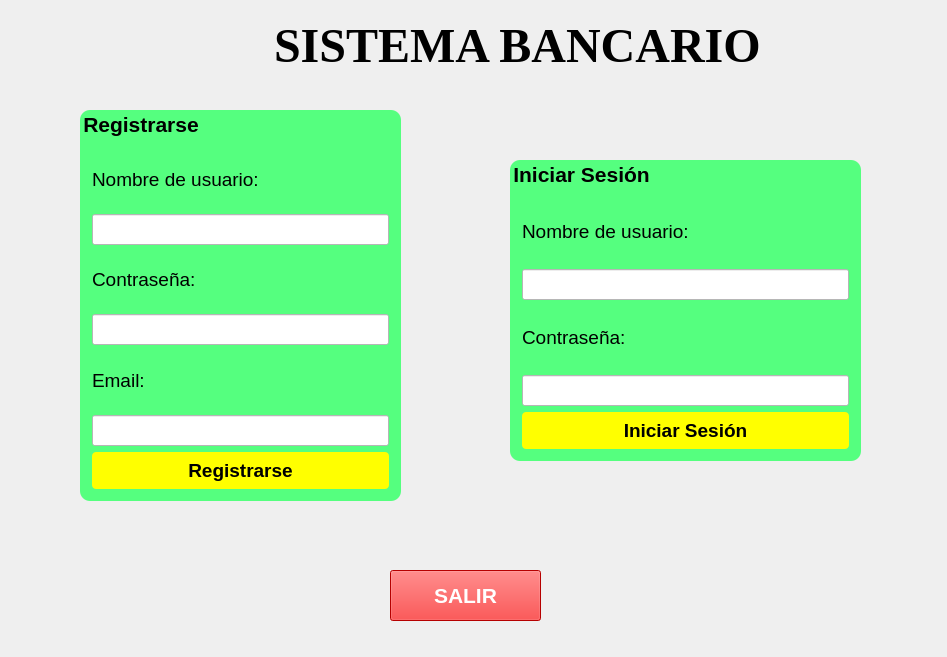
<?xml version="1.0" encoding="UTF-8"?>
<ui version="4.0">
 <class>MainWindow</class>
 <widget class="QMainWindow" name="MainWindow">
  <property name="geometry">
   <rect>
    <x>0</x>
    <y>0</y>
    <width>947</width>
    <height>657</height>
   </rect>
  </property>
  <property name="windowTitle">
   <string>Login and Register</string>
  </property>
  <property name="windowIcon">
   <iconset resource="src.qrc">
    <normaloff>:/images/img/icono.ico</normaloff>:/images/img/icono.ico</iconset>
  </property>
  <property name="styleSheet">
   <string notr="true">#centralwidget{
border-image: url(:/images/img/bg.jpg);
}</string>
  </property>
  <widget class="QWidget" name="centralwidget">
   <widget class="QWidget" name="topPanel" native="true">
    <property name="geometry">
     <rect>
      <x>0</x>
      <y>0</y>
      <width>951</width>
      <height>91</height>
     </rect>
    </property>
    <property name="styleSheet">
     <string notr="true">#topPanel{
border-image:url(:/images/img/banner.jpg);
}</string>
    </property>
    <widget class="QWidget" name="layoutWidget">
     <property name="geometry">
      <rect>
       <x>180</x>
       <y>10</y>
       <width>581</width>
       <height>71</height>
      </rect>
     </property>
     <layout class="QHBoxLayout" name="horizontalLayout">
      <item>
       <widget class="QWidget" name="loginIcon" native="true">
        <property name="styleSheet">
         <string notr="true">#loginIcon{
border-image:url(:/images/img/login.png);
}</string>
        </property>
       </widget>
      </item>
      <item>
       <widget class="QLabel" name="label">
        <property name="palette">
         <palette>
          <active/>
          <inactive/>
          <disabled/>
         </palette>
        </property>
        <property name="font">
         <font>
          <family>Times New Roman</family>
          <pointsize>36</pointsize>
          <bold>true</bold>
         </font>
        </property>
        <property name="text">
         <string>SISTEMA BANCARIO</string>
        </property>
       </widget>
      </item>
     </layout>
    </widget>
   </widget>
   <widget class="QGroupBox" name="caja_registro">
    <property name="geometry">
     <rect>
      <x>80</x>
      <y>110</y>
      <width>321</width>
      <height>391</height>
     </rect>
    </property>
    <property name="font">
     <font>
      <pointsize>16</pointsize>
      <bold>true</bold>
     </font>
    </property>
    <property name="styleSheet">
     <string notr="true">#caja_registro{
color:black;
background-color:rgb(85, 255, 127);
border-radius:10px;
}</string>
    </property>
    <property name="title">
     <string>Registrarse</string>
    </property>
    <layout class="QVBoxLayout" name="verticalLayout_4">
     <item>
      <layout class="QVBoxLayout" name="verticalLayout">
       <item>
        <widget class="QLabel" name="label_2">
         <property name="font">
          <font>
           <pointsize>14</pointsize>
          </font>
         </property>
         <property name="styleSheet">
          <string notr="true">#label_2{
color:black;
}</string>
         </property>
         <property name="text">
          <string>Nombre de usuario:</string>
         </property>
        </widget>
       </item>
       <item>
        <widget class="QLineEdit" name="nombre_usuario">
         <property name="font">
          <font>
           <pointsize>14</pointsize>
          </font>
         </property>
         <property name="styleSheet">
          <string notr="true">#nombre_usuario{
background-color:white;
}</string>
         </property>
        </widget>
       </item>
      </layout>
     </item>
     <item>
      <layout class="QVBoxLayout" name="verticalLayout_2">
       <item>
        <widget class="QLabel" name="label_3">
         <property name="font">
          <font>
           <pointsize>14</pointsize>
          </font>
         </property>
         <property name="styleSheet">
          <string notr="true">#label_3{
color:black;
}</string>
         </property>
         <property name="text">
          <string>Contraseña:</string>
         </property>
        </widget>
       </item>
       <item>
        <widget class="QLineEdit" name="contrasenia">
         <property name="font">
          <font>
           <pointsize>14</pointsize>
          </font>
         </property>
         <property name="styleSheet">
          <string notr="true">#contrasenia{
background-color:white;
}</string>
         </property>
         <property name="echoMode">
          <enum>QLineEdit::Password</enum>
         </property>
        </widget>
       </item>
      </layout>
     </item>
     <item>
      <layout class="QVBoxLayout" name="verticalLayout_3">
       <item>
        <widget class="QLabel" name="label_4">
         <property name="font">
          <font>
           <pointsize>14</pointsize>
          </font>
         </property>
         <property name="styleSheet">
          <string notr="true">#label_4{
color:black;
}</string>
         </property>
         <property name="text">
          <string>Email:</string>
         </property>
        </widget>
       </item>
       <item>
        <widget class="QLineEdit" name="email">
         <property name="font">
          <font>
           <pointsize>14</pointsize>
          </font>
         </property>
         <property name="styleSheet">
          <string notr="true">#email{
background-color:white;
}</string>
         </property>
        </widget>
       </item>
      </layout>
     </item>
     <item>
      <widget class="QPushButton" name="boton_registro">
       <property name="font">
        <font>
         <pointsize>14</pointsize>
         <bold>true</bold>
        </font>
       </property>
       <property name="styleSheet">
        <string notr="true">#boton_registro{
color:black;
background-color:rgb(255, 255, 0);
border-radius:4px;
padding:7px;
}

#boton_registro:hover{
color:white;
background-color:red;
}</string>
       </property>
       <property name="text">
        <string>Registrarse</string>
       </property>
      </widget>
     </item>
    </layout>
   </widget>
   <widget class="QGroupBox" name="caja_login">
    <property name="geometry">
     <rect>
      <x>510</x>
      <y>160</y>
      <width>351</width>
      <height>301</height>
     </rect>
    </property>
    <property name="font">
     <font>
      <pointsize>16</pointsize>
      <bold>true</bold>
     </font>
    </property>
    <property name="styleSheet">
     <string notr="true">#caja_login{
color:black;
background-color:rgb(85, 255, 127);
border-radius:10px;
}</string>
    </property>
    <property name="title">
     <string>Iniciar Sesión</string>
    </property>
    <layout class="QVBoxLayout" name="verticalLayout_7">
     <item>
      <layout class="QVBoxLayout" name="verticalLayout_5">
       <item>
        <widget class="QLabel" name="label_5">
         <property name="font">
          <font>
           <pointsize>14</pointsize>
          </font>
         </property>
         <property name="styleSheet">
          <string notr="true">#label_5{
color:black;
}</string>
         </property>
         <property name="text">
          <string>Nombre de usuario:</string>
         </property>
        </widget>
       </item>
       <item>
        <widget class="QLineEdit" name="nombre_usuario_login">
         <property name="font">
          <font>
           <pointsize>14</pointsize>
          </font>
         </property>
         <property name="styleSheet">
          <string notr="true">#nombre_usuario_login{
background-color:white;
}</string>
         </property>
        </widget>
       </item>
      </layout>
     </item>
     <item>
      <layout class="QVBoxLayout" name="verticalLayout_6">
       <item>
        <widget class="QLabel" name="label_6">
         <property name="font">
          <font>
           <pointsize>14</pointsize>
          </font>
         </property>
         <property name="styleSheet">
          <string notr="true">#label_6{
color:black;
}</string>
         </property>
         <property name="text">
          <string>Contraseña:</string>
         </property>
        </widget>
       </item>
       <item>
        <widget class="QLineEdit" name="contrasenia_login">
         <property name="font">
          <font>
           <pointsize>14</pointsize>
          </font>
         </property>
         <property name="styleSheet">
          <string notr="true">#contrasenia_login{
background-color:white;
}</string>
         </property>
         <property name="echoMode">
          <enum>QLineEdit::Password</enum>
         </property>
        </widget>
       </item>
      </layout>
     </item>
     <item>
      <widget class="QPushButton" name="boton_login">
       <property name="font">
        <font>
         <pointsize>14</pointsize>
         <bold>true</bold>
        </font>
       </property>
       <property name="styleSheet">
        <string notr="true">#boton_login{
color:black;
background-color:rgb(255, 255, 0);
border-radius:4px;
padding:7px;
}

#boton_login:hover{
color:white;
background-color:red;
}</string>
       </property>
       <property name="text">
        <string>Iniciar Sesión</string>
       </property>
      </widget>
     </item>
    </layout>
   </widget>
   <widget class="QPushButton" name="salir_main">
    <property name="geometry">
     <rect>
      <x>390</x>
      <y>570</y>
      <width>151</width>
      <height>51</height>
     </rect>
    </property>
    <property name="font">
     <font>
      <pointsize>16</pointsize>
      <bold>true</bold>
     </font>
    </property>
    <property name="styleSheet">
     <string notr="true">#salir_main{
background-color:rgb(255, 0, 0);
color:rgb(255, 255, 255);
}</string>
    </property>
    <property name="text">
     <string>SALIR</string>
    </property>
   </widget>
  </widget>
 </widget>
 <resources>
  <include location="src.qrc"/>
 </resources>
 <connections/>
</ui>
